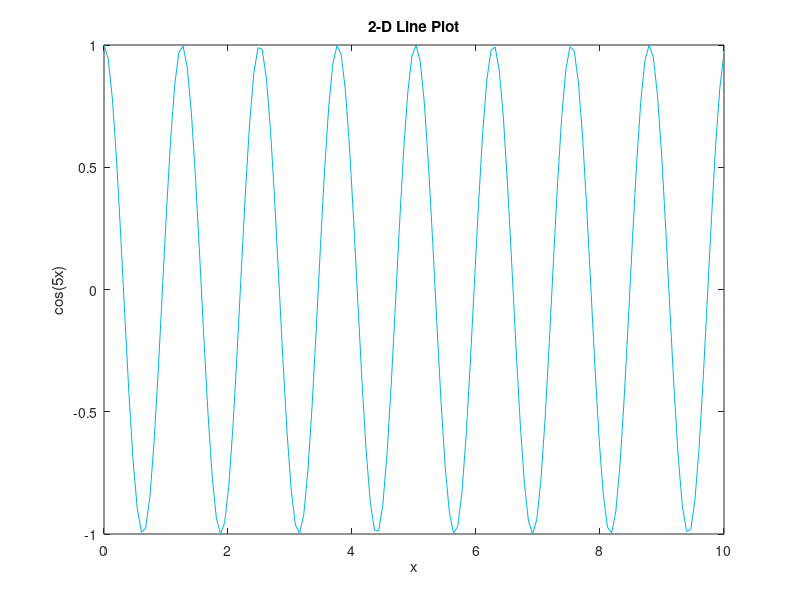

Source code (MATLAB):
x = linspace(0,10,150);
y = cos(5*x);
figure
plot(x,y,'Color',[0,0.7,0.9])

title('2-D Line Plot')
xlabel('x')
ylabel('cos(5x)');
